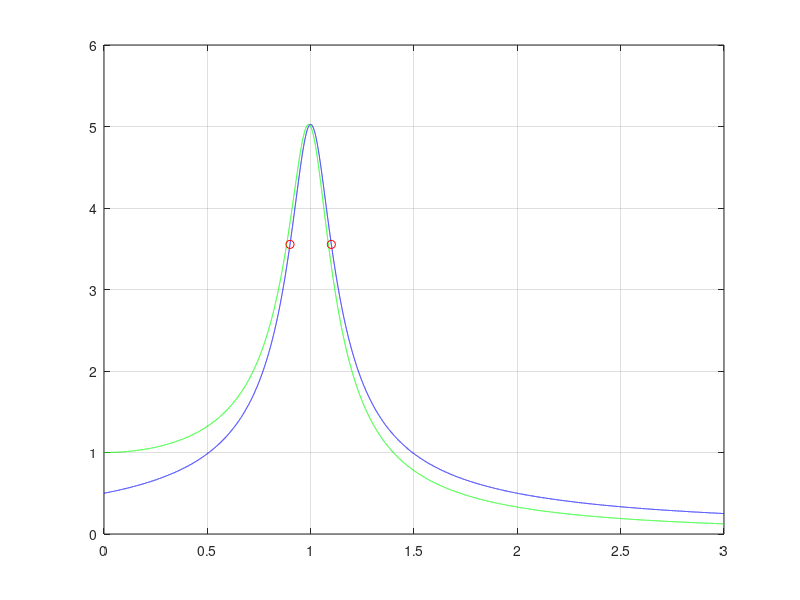

MATLAB code for this plot:
function harm_half
F0=1;
m=1;
gamma=0.1;
w0=1;
w=0:0.0001:3;
Amax=F0./m./(2*gamma.*sqrt(w0.^2-gamma.^2));
A=Amax.*gamma./sqrt((w0-w).^2.+gamma.^2);
Atrue=(F0./m)./sqrt((w0.^2-w.^2).^2.+4.*w.^2.*gamma.^2);

figure(1);clf;
plot(w,A,'b');grid on;hold on;
plot(w,Atrue,'g');

w1=w0+gamma;
A=Amax.*gamma./sqrt((w0-w1).^2.+gamma.^2);
plot(w1,A,'ro');
w2=w0-gamma;
A=Amax.*gamma./sqrt((w0-w2).^2.+gamma.^2);
plot(w2,A,'ro');

A
A^2
